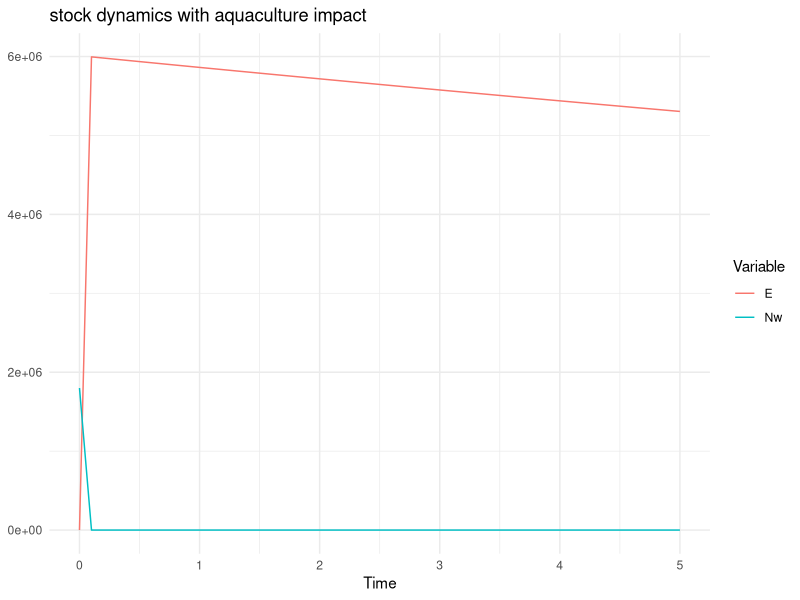

Source code (R):

library(deSolve)
library(ggplot2)
library(dplyr)
library(tidyr)
install.packages("deSolve")   # only if not installed yet
# SES group 12
# Wild stock + fishing effort
# Logistic growth + harvest + aquaculture impact
# ==============================

SES_group_12 <- function(t, state, parms) {
  with(as.list(c(state, parms)), {
    
    # Guards against numerical drift
    Nw <- max(Nw, 0)
    E  <- max(E, 0)
    
    # Harvest
    H <- q * E * Nw
    
    # Wild stock dynamics
    dNw <- r * Nw * (1 - Nw / K) - H - alpha * Na * Nw
    
    # Profit-driven effort dynamics
    profit <- P * q * E * Nw - C * E
    dE     <- gamma * profit
    
    list(c(dNw, dE))
  })
}

# -----------------------
# Parameters
# -----------------------
parms_SES12 <- c(
  r     = 1.2,
  K     = 4500000,
  q     = 0.00025,
  P     = 333,
  C     = 2.5,
  gamma = 0.01,
  alpha = 0.0005,
  Na    = 850
)

# Initial conditions
state0_SES12 <- c(
  Nw = 1800000,
  E  = 70
)

# Time grid
times <- seq(0, 5, by = 0.1)

# Simulate
out_SES12 <- ode(y = state0_SES12,
                 times = times,
                 func = SES_group_12,
                 parms = parms_SES12)

df_SES12 <- as.data.frame(out_SES12)

# Long format for plotting
df_long_SES12 <- df_SES12 %>%
  pivot_longer(cols = c("Nw", "E"),
               names_to = "var",
               values_to = "value")

# Plot
ggplot(df_long_SES12, aes(x = time, y = value, color = var)) +
  geom_line() +
  theme_minimal() +
  labs(title =  "stock dynamics with aquaculture impact",
       x = "Time",
       y = NULL,
       color = "Variable")
